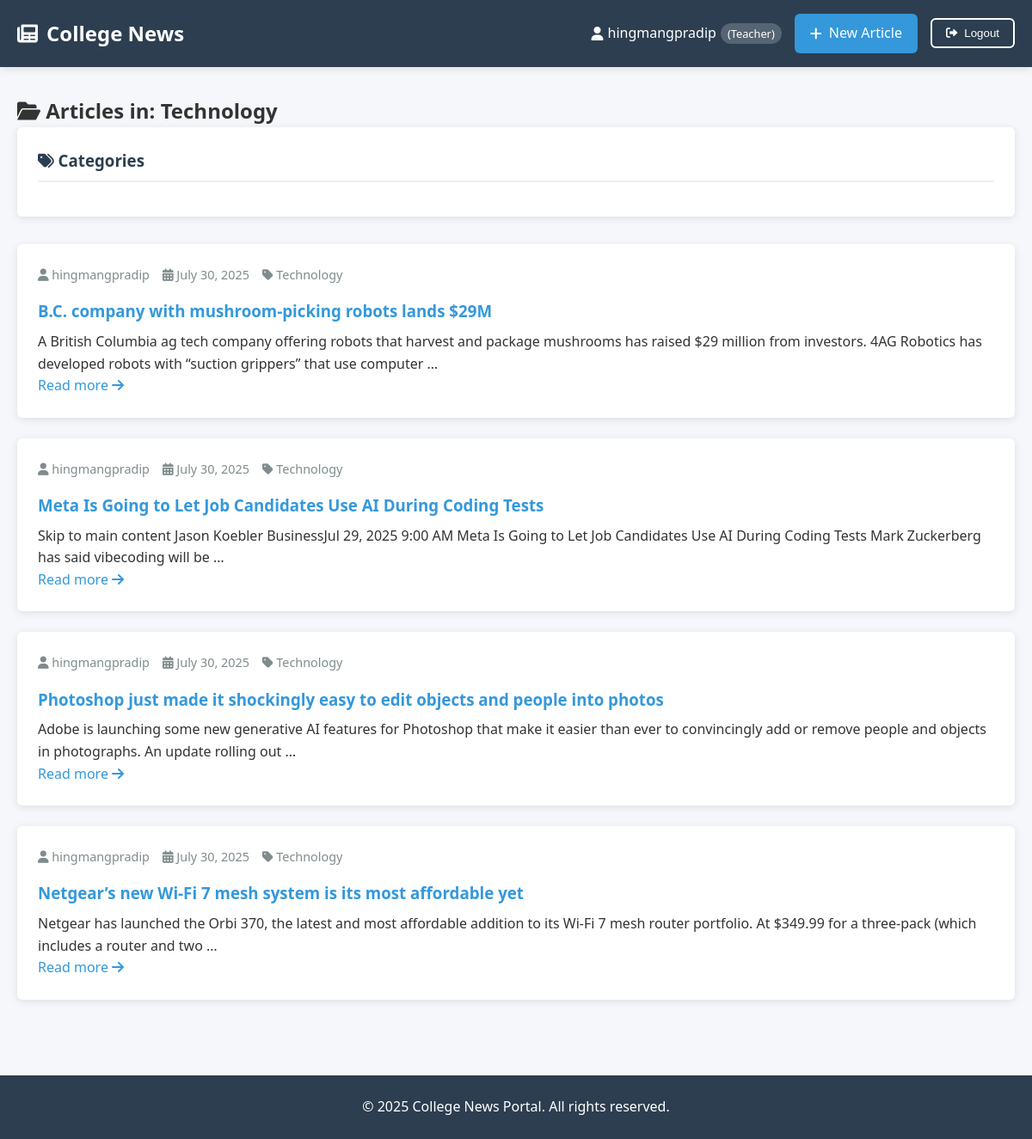
Screenshot of /category/technology/ (signed in) with the database file from the repository.
### users/models.py (models this page shows)
class CustomUser(AbstractUser):
    ROLE_CHOICES = (
        ('student', 'Student'),
        ('teacher', 'Teacher'),
    )
    role = models.CharField(max_length=10, choices=ROLE_CHOICES, default='student')

### news/models.py (models this page shows, shortened)
class Category(models.Model):
    name = models.CharField(max_length=100, unique=True)
    slug = models.SlugField(max_length=100, unique=True, blank=True) # Add this field

class Article(models.Model):
    title = models.CharField(max_length=200)
    content = models.TextField()
    category = models.ForeignKey(Category, on_delete=models.SET_NULL, null=True)
    author = models.ForeignKey(
        settings.AUTH_USER_MODEL,
        on_delete=models.CASCADE,
    )
    created_at = models.DateTimeField(auto_now_add=True)
    updated_at = models.DateTimeField(auto_now=True)
    def get_absolute_url(self):
        return reverse('article_detail', kwargs={'pk': self.pk})

### news/views.py (the view)
# urls.py: path('category/<slug:category_slug>/', CategoryArticleListView.as_view(), name='category_article_list'),
class CategoryArticleListView(ListView):
    model = Article
    template_name = 'news/article_list.html'  # We can reuse the same template
    context_object_name = 'articles'
    def get_queryset(self):
        self.category = get_object_or_404(Category, slug=self.kwargs['category_slug'])
        return Article.objects.filter(category=self.category).order_by('-created_at')
    def get_context_data(self, **kwargs):
        context = super().get_context_data(**kwargs)
        context['category'] = self.category
        return context

### templates/news/article_list.html (shortened to what this page needs)
{% extends 'base.html' %}
{% block content %}
<div class="content-header">
    {% if category %}
    <h2><i class="fas fa-folder-open"></i> Articles in: {{ category.name }}</h2>
    {% else %}
    <h2><i class="fas fa-newspaper"></i> Latest Articles</h2>
    {% endif %}
</div>
<div class="content-grid">
    <aside class="sidebar">
        <div class="category-list">
            <h3><i class="fas fa-tags"></i> Categories</h3>
        </div>
    </aside>
    <main class="article-list">
        {% for article in articles %}
        <article class="article-card">
            <div class="article-meta">
                <span><i class="fas fa-user"></i> {{ article.author.username }}</span>
                <span><i class="fas fa-calendar-alt"></i> {{ article.created_at|date:"F d, Y" }}</span>
                <span><i class="fas fa-tag"></i> {{ article.category.name }}</span>
            </div>
            <h3 class="article-title">
                <a href="{{ article.get_absolute_url }}">{{ article.title }}</a>
            </h3>
            <div class="article-excerpt">
                {{ article.content|truncatewords:30|linebreaks }}
            </div>
            <a href="{{ article.get_absolute_url }}" class="read-more">
                Read more <i class="fas fa-arrow-right"></i>
            </a>
        </article>
        {% endfor %}
    </main>
</div>
{% endblock %}

### templates/base.html (shortened to what this page needs)
{% load static %}
<!DOCTYPE html>
<html lang="en">
<head>
    <link rel="stylesheet" href="{% static 'css/style.css' %}">
    <link rel="stylesheet" href="https://cdnjs.cloudflare.com/ajax/libs/font-awesome/6.0.0/css/all.min.css">
</head>
<body>
    <header class="main-header">
        <div class="container">
            <div class="header-content">
                <h1 class="logo">
                    <a href="{% url 'article_list' %}">
                        <i class="fas fa-newspaper"></i> College News
                    </a>
                </h1>
                <nav class="main-nav">
                    {% if user.is_authenticated %}
                    <div class="user-info">
                        <span class="welcome-msg">
                            <i class="fas fa-user"></i> {{ user.username }}
                            <span class="user-role">({{ user.get_role_display }})</span>
                        </span>
                        {% if user.role == 'teacher' %}
                        <a href="{% url 'article_create' %}" class="btn btn-primary">
                            <i class="fas fa-plus"></i> New Article
                        </a>
                        {% endif %}
                        <form class="logout-form" action="{% url 'logout' %}" method="post">
                            <button type="submit" class="btn btn-outline">
                                <i class="fas fa-sign-out-alt"></i> Logout
                            </button>
                        </form>
                    </div>
                    {% endif %}
                </nav>
            </div>
        </div>
    </header>
    <main class="main-content">
        <div class="container">
            {% block content %}
            {% endblock %}
        </div>
    </main>
    <footer class="main-footer">
        <div class="container">
            <p>&copy; {% now "Y" %} College News Portal. All rights reserved.</p>
        </div>
    </footer>
</body>
</html>

### static/css/style.css (style rules this page uses)
:root { --primary-color: #2c3e50; --primary-light: #3d566e; --secondary-color: #3498db; --accent-color: #e74c3c; --success-color: #27ae60; --warning-color: #f39c12; --light-color: #ecf0f1; --dark-color: #2c3e50; --text-color: #333; --text-light: #7f8c8d; --border-radius: 6px; --box-shadow: 0 2px 10px rgba(0, 0, 0, 0.1); --transition: all 0.3s ease; }
* { box-sizing: border-box; margin: 0; padding: 0; }
body { font-family: 'Segoe UI', Tahoma, Geneva, Verdana, sans-serif; line-height: 1.6; color: var(--text-color); background-color: #f5f7fa; display: flex; flex-direction: column; min-height: 100vh; }
.container { width: 100%; max-width: 1200px; margin: 0 auto; padding: 0 20px; }
a { color: var(--secondary-color); text-decoration: none; transition: var(--transition); }
.main-header { background-color: var(--primary-color); color: white; padding: 1rem 0; box-shadow: var(--box-shadow); position: sticky; top: 0; z-index: 1000; }
.header-content { display: flex; justify-content: space-between; align-items: center; flex-wrap: wrap; }
.logo a { color: white; font-size: 1.5rem; font-weight: 700; display: flex; align-items: center; gap: 10px; }
.main-nav { display: flex; align-items: center; gap: 15px; }
.user-info { display: flex; align-items: center; gap: 15px; color: white; }
.welcome-msg { display: flex; align-items: center; gap: 5px; }
.user-role { font-size: 0.8rem; background: rgba(255, 255, 255, 0.2); padding: 2px 8px; border-radius: 20px; }
.btn { display: inline-flex; align-items: center; justify-content: center; gap: 8px; padding: 8px 16px; border-radius: var(--border-radius); font-weight: 500; cursor: pointer; transition: var(--transition); border: 2px solid transparent; }
.btn-primary { background-color: var(--secondary-color); color: white; }
.btn-outline { background-color: transparent; border-color: white; color: white; }
.main-content { flex: 1; padding: 2rem 0; }
.article-card { background: white; border-radius: var(--border-radius); box-shadow: var(--box-shadow); padding: 1.5rem; margin-bottom: 1.5rem; transition: var(--transition); }
.article-title { color: var(--primary-color); margin-bottom: 0.5rem; }
.article-meta { display: flex; gap: 15px; color: var(--text-light); font-size: 0.9rem; margin-bottom: 1rem; }
.category-list { background: white; border-radius: var(--border-radius); box-shadow: var(--box-shadow); padding: 1.5rem; margin-bottom: 2rem; }
.category-list h3 { color: var(--primary-color); margin-bottom: 1rem; padding-bottom: 0.5rem; border-bottom: 2px solid var(--light-color); }
.main-footer { background-color: var(--primary-color); color: white; padding: 1.5rem 0; text-align: center; margin-top: 2rem; }

### rows the page displays
CustomUser: username "hingmangpradip", role "Teacher"
Category: name "Technology"
Article: author.username "hingmangpradip", created_at "July 30, 2025", category.name "Technology", title "B.C. company with mushroom-picking robots lands $29M", content "A British Columbia ag tech company offering robots that harvest and package mushrooms has raised $29 million from investors. 4AG Robotics has developed robots with “suction grippers” that use computer …"
Article: author.username "hingmangpradip", created_at "July 30, 2025", category.name "Technology", title "Meta Is Going to Let Job Candidates Use AI During Coding Tests", content "Skip to main content Jason Koebler BusinessJul 29, 2025 9:00 AM Meta Is Going to Let Job Candidates Use AI During Coding Tests Mark Zuckerberg has said vibecoding will be …"
Article: author.username "hingmangpradip", created_at "July 30, 2025", category.name "Technology", title "Photoshop just made it shockingly easy to edit objects and people into photos", content "Adobe is launching some new generative AI features for Photoshop that make it easier than ever to convincingly add or remove people and objects in photographs. An update rolling out …"
Article: author.username "hingmangpradip", created_at "July 30, 2025", category.name "Technology", title "Netgear’s new Wi-Fi 7 mesh system is its most affordable yet", content "Netgear has launched the Orbi 370, the latest and most affordable addition to its Wi-Fi 7 mesh router portfolio. At $349.99 for a three-pack (which includes a router and two …"
